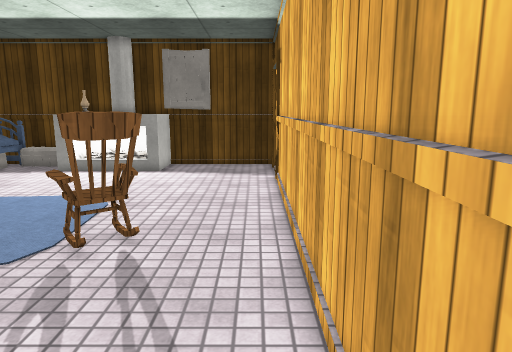
[1] (above)

16 first-person views from a walk through a 3-D level made in the Unity game engine. The camera is 1.5 m above the floor, tilts 10° down and sees 70° across. The floor is counted in squares, 0.5 m on a side. Each view is taken from the middle of a square. On the plan, view 1 faces up. The plan holds only what a view shows up to about 20 squares ahead; the rest is blank. The place goes on beyond the plan. Some animated figures are not drawn. Door leaves are left out, so doorways stand open. Surface patterns are stand-ins for the level's own textures.

[2]
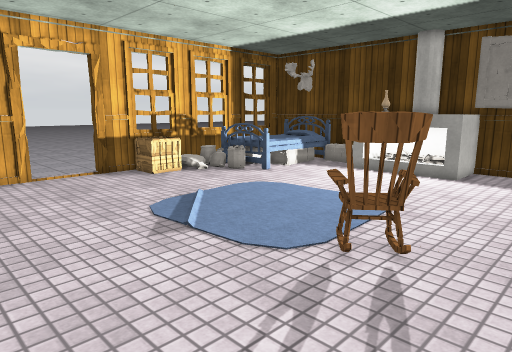

[3]
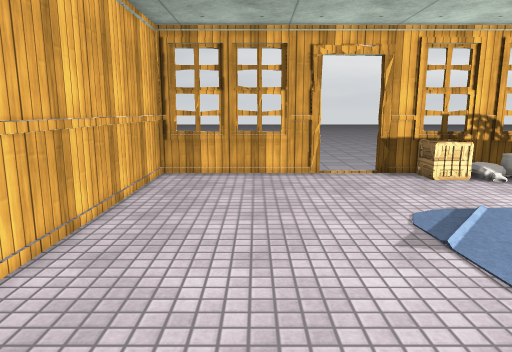

[4]
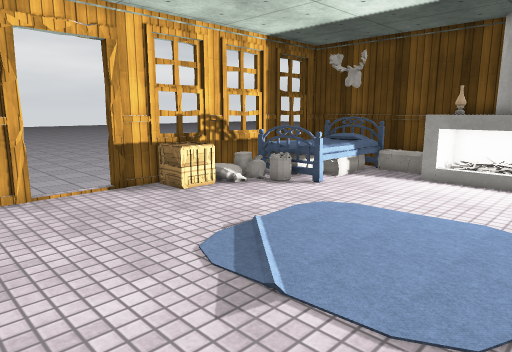

[5]
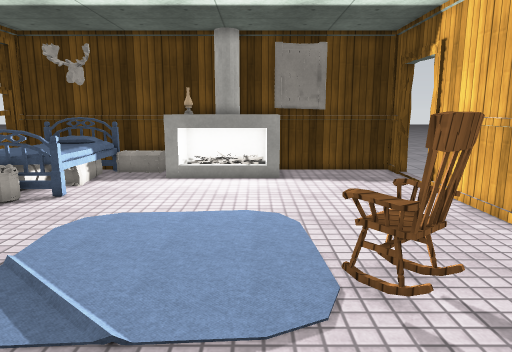

[6]
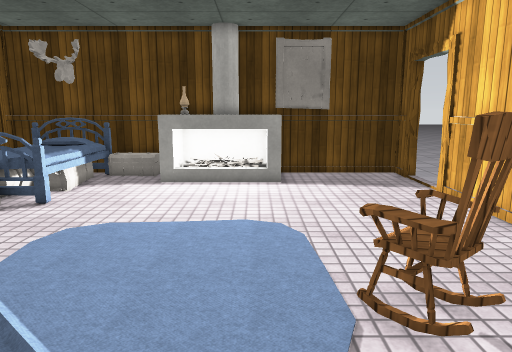

[7]
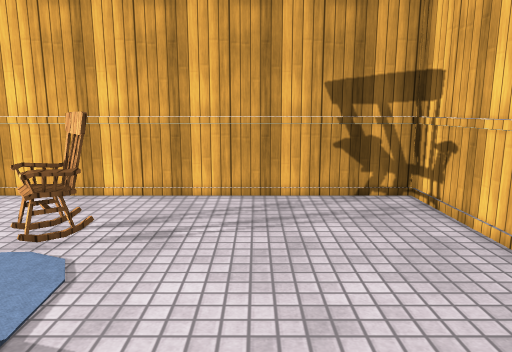

[8]
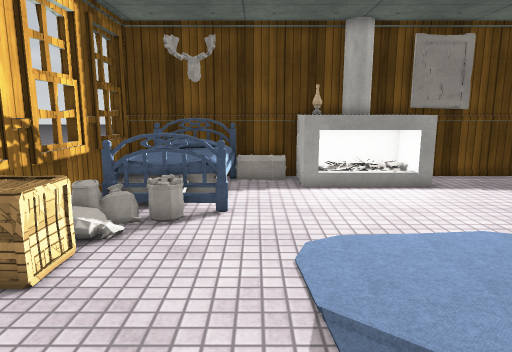

[9]
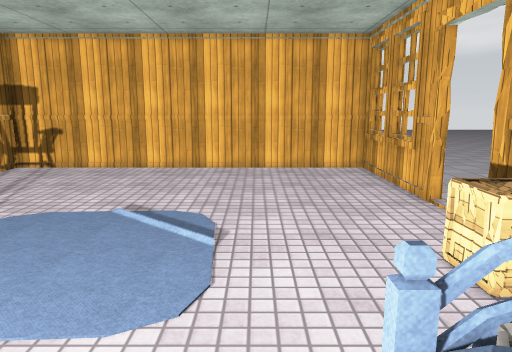

[10]
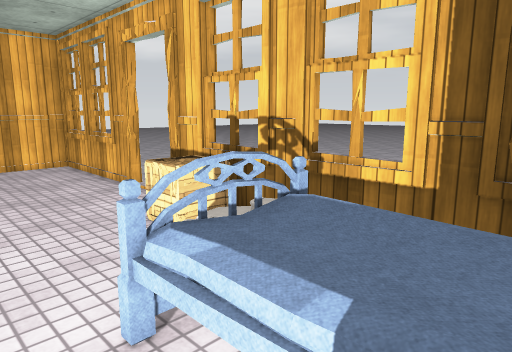

[11]
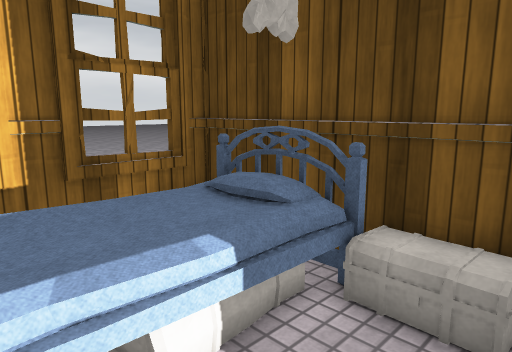

[12]
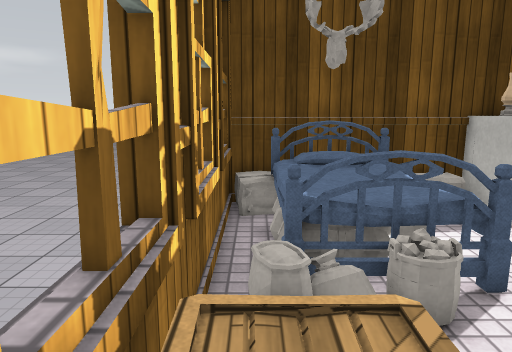

[13]
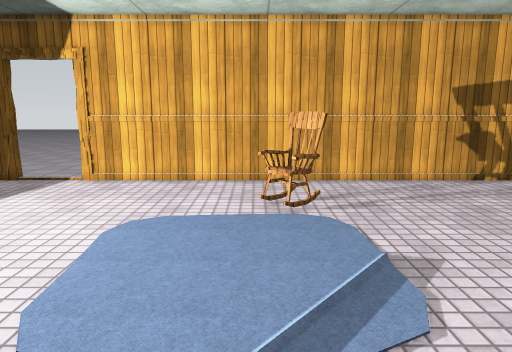

[14]
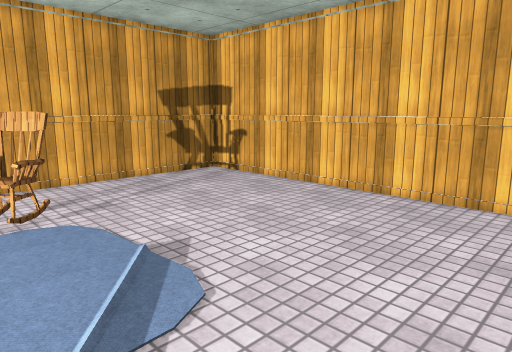

[15]
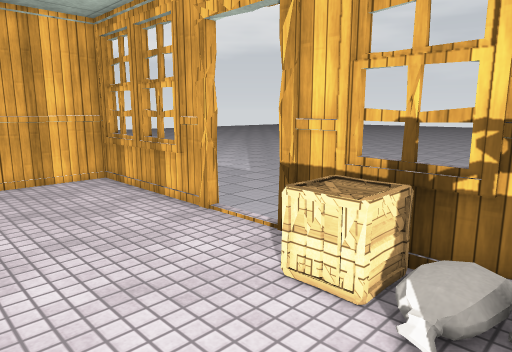

[16]
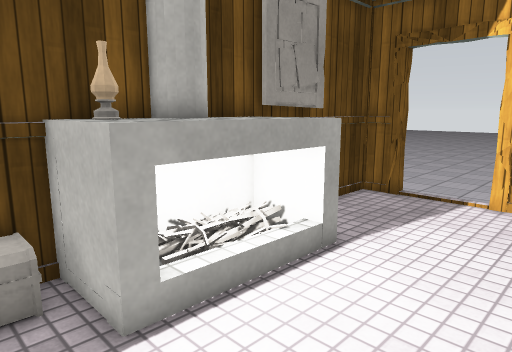

### Floor plan
Points are (right, up) in squares from view 1. A wall is a line through its corners. A room is listed if a view was taken in it or the views show most of it. See-through windows are left out.
Room 1 (views 1, 2, 3, 4, 5, 6, 7, 8, 9, 10, 11, 12, 13, 14, 15, 16)
walls: (-17.9, 5.1) (-17.9, -2.7) (1, -2.7) (1, 16.8); (-9.5, 21.1) (-17.9, 21.1) (-17.9, 8); (-4.6, 21.1) (-5.6, 21.1); (1, 19.6) (1, 21.1) (-2.9, 21.1)
low walls: (0.9, 19.6) (1, 20)
ways out: open door at (-18, 6.5); open door at (1, 0); open door at (1, 18)
objects: other object (-17, 10) to (-16, 11); other object (-17, 14); other object (-17, 20); other object (-16, 15) to (-13, 19); other object (-14, 14); other object (-10, 18) to (-5, 21); other object (-9, 20); other object (-5, 8); other object (-4, 7) to (-3, 9)

Where each view was taken, in squares from view 1:
view 1: 0 up, 0 right, facing up
view 2: 1 up, 0 right, facing up-left
view 3: 2 up, 0 right, facing left
view 4: 2 up, 4 left, facing up-left
view 5: 2 up, 6 left, facing up
view 6: 3 up, 6 left, facing up
view 7: 3 up, 12 left, facing right
view 8: 4 up, 12 left, facing up
view 9: 17 up, 12 left, facing down
view 10: 19 up, 11 left, facing down-left
view 11: 15 up, 10 left, facing up-left
view 12: 9 up, 17 left, facing up
view 13: 9 up, 15 left, facing right
view 14: 10 up, 15 left, facing down-right
view 15: 14 up, 11 left, facing down-left
view 16: 14 up, 12 left, facing up-right
